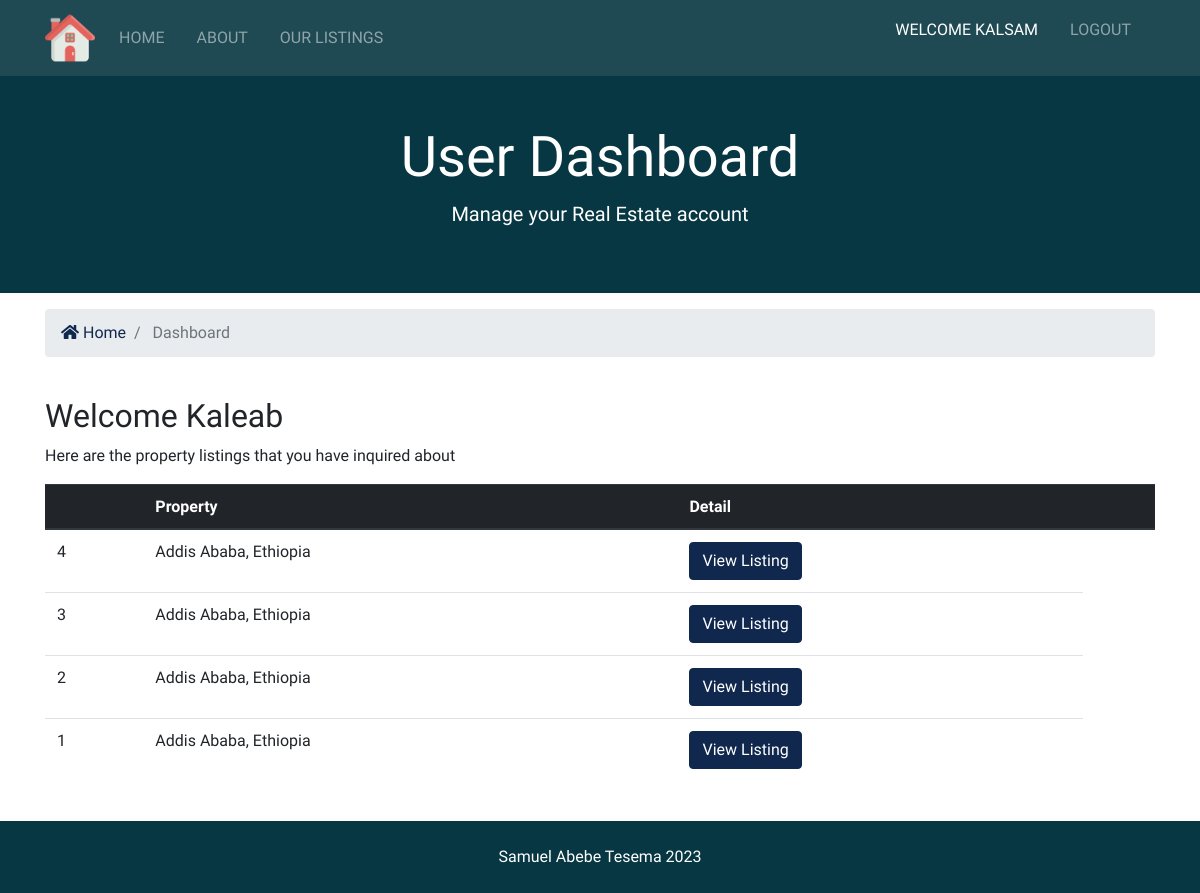
The page /accounts/dashboard (signed in) on the database its author committed.
### contacts/models.py (models this page shows, shortened)
class Contact(models.Model):
    listing = models.CharField(max_length=200)
    listing_id = models.IntegerField()
    name = models.CharField(max_length=200)
    email = models.CharField(max_length=100)
    phone = models.CharField(max_length=100)
    message = models.TextField(blank=True)
    contact_date = models.DateTimeField(default=datetime.now, blank=True)
    user_id = models.IntegerField(blank=True)
    objects = models.Manager()

### accounts/views.py (the view)
# urls.py: path('dashboard', views.dashboard, name='dashboard')
def dashboard(request):
    user_contacts = Contact.objects.order_by('-contact_date').filter(user_id=request.user.id)
    context = {
        'contacts': user_contacts
    }
    return render(request, 'accounts/dashboard.html', context)

### accounts/templates/accounts/dashboard.html (shortened to what this page needs)
{% extends 'accounts/layout.html' %}
{% block content %}
	<section id="showcase-inner" class="py-5 text-white">
		<div class="container">
			<div class="row text-center">
				<div class="col-md-12">
					<h1 class="display-4">User Dashboard</h1>
					<p class="lead">Manage your Real Estate account</p>
				</div>
			</div>
		</div>
	</section>
	<section id="bc" class="mt-3">
		<div class="container">
			<nav aria-label="breadcrumb">
				<ol class="breadcrumb">
					<li class="breadcrumb-item">
						<a href="{% url 'index' %}">
						<i class="fas fa-home"></i> Home</a>
					</li>
					<li class="breadcrumb-item active"> Dashboard </li>
				</ol>
			</nav>
		</div>
	</section>
	<section id="dashboard" class="py-4">
		<div class="container">
			<div class="row">
				<div class="col-md-12">
					<h2>Welcome {{ user.first_name }}</h2>
					{% if contacts %}
						<p>Here are the property listings that you have inquired about</p>
						<table class="table">
							<thead class="thead-dark">
								<tr>
									<th scope="col"></th>
									<th scope="col">Property</th>
									<th scope="col">Detail</th>
									<th></th>
								</tr>
							</thead>
							<tbody>
								{% for contact in contacts %}
									<tr>
										<td>{{ contact.id }}</td>
										<td>{{ contact.listing }}</td>
										<td>
											<a class="btn btn-primary" href="{% url 'listing' contact.listing_id %}">View Listing</a>
										</td>
									</tr>
								{% endfor %}
							</tbody>
						</table>
					{% else %}
						<p>you have not made any inquiries</p>
					{% endif %}
				</div>
			</div>
		</div>
	</section>
{% endblock content %}

### pages/templates/pages/navbar.html (shortened to what this page needs)
{% load static %}
<nav class="navbar navbar-expand-lg navbar-dark bg-primary sticky-top">
	<div class="container">
		<a class="navbar-brand" href="{% url 'index' %}">
			<img src="{% static 'img/logo.png' %}" class="logo" alt="">
		</a>
		<div class="collapse navbar-collapse" id="navbarNavAltMarkup">
			<ul class="navbar-nav">
				<li
					{% if "/" == request.path %}
						class="nav-item active mr-3"
					{% else  %}
						class="nav-item mr-3"
					{% endif %}
					>
					<a class="nav-link" href="{% url 'index' %}">Home</a>
				</li>
				<li
					{% if "about" in request.path %}
						class="nav-item active mr-3"
					{% else  %}
						class="nav-item mr-3"
					{% endif %}
					>
					<a class="nav-link" href="{% url 'about' %}">About</a>
				</li>
				<li
					{% if "listings" in request.path %}
						class="nav-item active mr-3"
					{% else  %}
						class="nav-item mr-3"
					{% endif %}
					>
					<a class="nav-link" href="{% url 'listings' %}">Our Listings</a>
				</li>
			</ul>
			<ul class="navbar-nav ml-auto">
				{% if user.is_authenticated %}
					<li
						{% if "dashboard" in request.path %}
							class="nav-item active mr-3"
						{% else  %}
							class="nav-item mr-3"
						{% endif %}
						>
						<a class="nav-link" href="{% url 'dashboard' %}">
							Welcome {{ user.username }}
						</a>
					</li>
					<li class="nav-item mr-3">
						<a href="javascript:{document.getElementById('logout').submit()}" class="nav-link">
							Logout
						</a>
					</li>
				{% endif %}
			</ul>
		</div>
	</div>
</nav>

### realEstate/static/css/all.css (style rules this page uses)
.fa, .fas, .far, .fal, .fab { -moz-osx-font-smoothing: grayscale; -webkit-font-smoothing: antialiased; display: inline-block; font-style: normal; font-variant: normal; text-rendering: auto; line-height: 1; }
.fa-home:before { content: "\f015"; }
.fa, .fas { font-family: 'Font Awesome 5 Free'; font-weight: 900; }

### realEstate/static/css/style.css (style rules this page uses)
img { width: 100%; }
.logo { width: 50px; }
.navbar { opacity: 0.9; text-transform: uppercase; }
#showcase-inner { background: url(../img/building.jpg) no-repeat top center fixed/cover; position: relative; overflow: hidden; min-height: 200px; }
#showcase-inner::before { content: ''; position: absolute; top: 0; left: 0; min-height: 100%; width: 100%; background: #073742 }

### rows shown on the page
Contact: id "4", listing "Addis Ababa, Ethiopia"
Contact: id "3", listing "Addis Ababa, Ethiopia"
Contact: id "2", listing "Addis Ababa, Ethiopia"
Contact: id "1", listing "Addis Ababa, Ethiopia"

### other values the page prints
{{ user.username }} "KALSAM"
{{ user.first_name }} "Kaleab"
